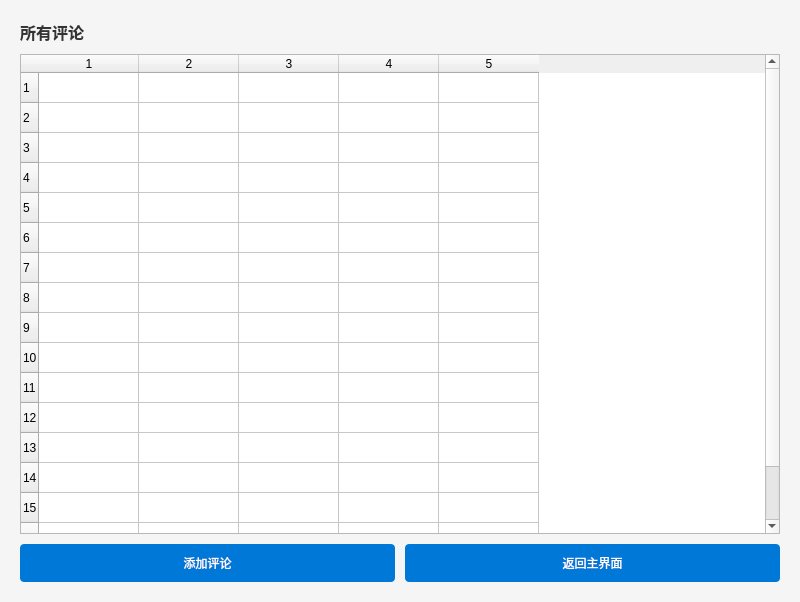
<?xml version="1.0" encoding="UTF-8"?>
<ui version="4.0">
 <class>CommentManagementWindow</class>
 <widget class="QMainWindow" name="CommentManagementWindow">
  <property name="geometry">
   <rect>
    <x>0</x>
    <y>0</y>
    <width>800</width>
    <height>602</height>
   </rect>
  </property>
  <property name="sizePolicy">
   <sizepolicy hsizetype="Preferred" vsizetype="Preferred">
    <horstretch>0</horstretch>
    <verstretch>0</verstretch>
   </sizepolicy>
  </property>
  <property name="styleSheet">
   <string>QMainWindow {
    background-color: #F5F5F5;
    font-family: 'Segoe UI', sans-serif;
}

QPushButton {
    background-color: #0078D7;
    border: none;
    border-radius: 4px;
    color: white;
    padding: 10px;
    min-width: 150px;
}

QPushButton:hover {
    background-color: #005FAC;
}

QTextEdit {
    border: 1px solid #ccc;
    font-size: 14px;
    color: #333;
    padding: 10px;
}

QLabel {
    font-size: 16px;
    font-weight: bold;
    color: #333;
}</string>
  </property>
  <widget class="QWidget" name="centralwidget">
   <layout class="QVBoxLayout" name="verticalLayout">
    <property name="spacing">
     <number>10</number>
    </property>
    <property name="leftMargin">
     <number>20</number>
    </property>
    <property name="topMargin">
     <number>20</number>
    </property>
    <property name="rightMargin">
     <number>20</number>
    </property>
    <property name="bottomMargin">
     <number>20</number>
    </property>
    <item>
     <widget class="QLabel" name="commentLabel">
      <property name="text">
       <string>所有评论</string>
      </property>
     </widget>
    </item>
    <item>
     <widget class="QTableWidget" name="commenttable">
      <property name="rowCount">
       <number>17</number>
      </property>
      <property name="columnCount">
       <number>5</number>
      </property>
      <row/>
      <row/>
      <row/>
      <row/>
      <row/>
      <row/>
      <row/>
      <row/>
      <row/>
      <row/>
      <row/>
      <row/>
      <row/>
      <row/>
      <row/>
      <row/>
      <row/>
      <column/>
      <column/>
      <column/>
      <column/>
      <column/>
     </widget>
    </item>
    <item>
     <layout class="QHBoxLayout" name="buttonLayout">
      <property name="spacing">
       <number>10</number>
      </property>
      <item>
       <widget class="QPushButton" name="AddCommentButton">
        <property name="sizePolicy">
         <sizepolicy hsizetype="Minimum" vsizetype="Preferred">
          <horstretch>0</horstretch>
          <verstretch>0</verstretch>
         </sizepolicy>
        </property>
        <property name="cursor">
         <cursorShape>PointingHandCursor</cursorShape>
        </property>
        <property name="text">
         <string>添加评论</string>
        </property>
       </widget>
      </item>
      <item>
       <widget class="QPushButton" name="backToMainButton">
        <property name="cursor">
         <cursorShape>PointingHandCursor</cursorShape>
        </property>
        <property name="text">
         <string>返回主界面</string>
        </property>
       </widget>
      </item>
     </layout>
    </item>
   </layout>
  </widget>
 </widget>
 <resources/>
 <connections/>
</ui>
